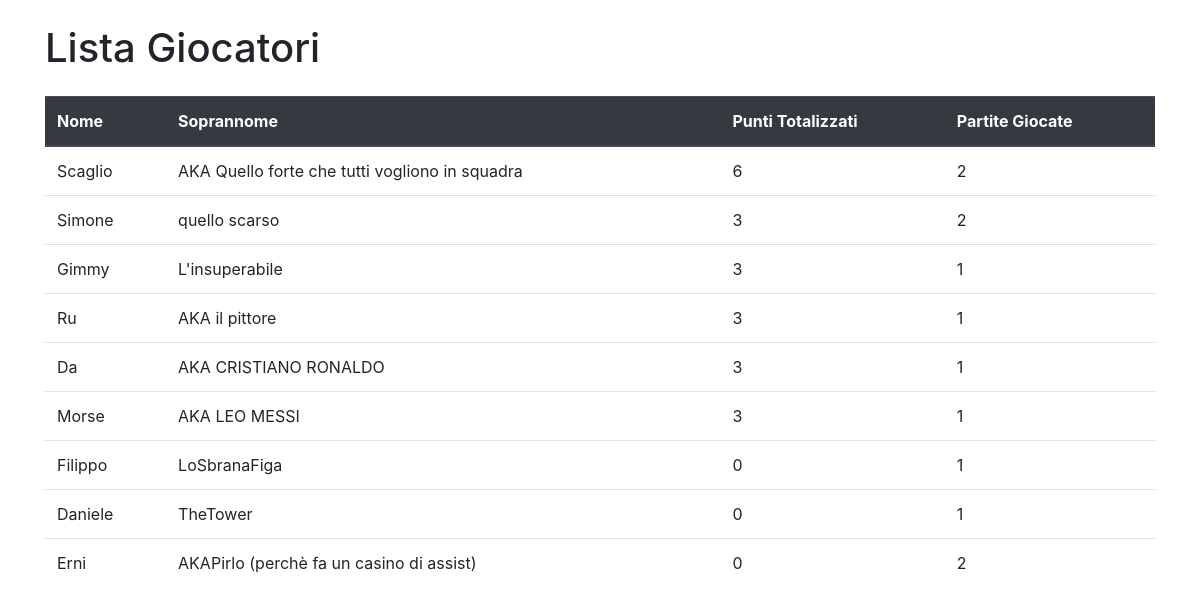
The page / on the database its author committed.
### calcetto/models.py (models this page shows, shortened)
class Giocatore(models.Model):
    nome = models.CharField(max_length=50)
    soprannome = models.CharField(max_length=50)
    punti_totalizzati = models.IntegerField(default=0)
    partite_giocate = models.IntegerField(default=0)

### calcetto/views.py (the view)
# urls.py: path('', views.lista_giocatori, name='lista_giocatori'),
def lista_giocatori(request):
    giocatori = Giocatore.objects.order_by('-punti_totalizzati')
    context = {'giocatori': giocatori}
    return render(request, 'lista_giocatori.html', context)

### calcetto/templates/lista_giocatori.html (shortened to what this page needs)
<!DOCTYPE html>
<html>
<head>
    <link rel="stylesheet" href="https://stackpath.bootstrapcdn.com/bootstrap/4.3.1/css/bootstrap.min.css">
</head>
<body>
    <div class="container">
        <h1 class="mt-4 mb-4">Lista Giocatori</h1>
        <table class="table">
            <thead class="thead-dark">
                <tr>
                    <th>Nome</th>
                    <th>Soprannome</th>
                    <th>Punti Totalizzati</th>
                    <th>Partite Giocate</th>
                </tr>
            </thead>
            <tbody>
                {% for giocatore in giocatori %}
                <tr>
                    <td>{{ giocatore.nome }}</td>
                    <td>{{ giocatore.soprannome }}</td>
                    <td>{{ giocatore.punti_totalizzati }}</td>
                    <td>{{ giocatore.partite_giocate }}</td>
                </tr>
                {% endfor %}
            </tbody>
        </table>
    </div>
</body>
</html>

### rows shown on the page
Giocatore: nome "Scaglio", soprannome "AKA Quello forte che tutti vogliono in squadra", punti_totalizzati "6", partite_giocate "2"
Giocatore: nome "Simone", soprannome "quello scarso", punti_totalizzati "3", partite_giocate "2"
Giocatore: nome "Gimmy", soprannome "L'insuperabile", punti_totalizzati "3", partite_giocate "1"
Giocatore: nome "Ru", soprannome "AKA il pittore", punti_totalizzati "3", partite_giocate "1"
Giocatore: nome "Da", soprannome "AKA CRISTIANO RONALDO", punti_totalizzati "3", partite_giocate "1"
Giocatore: nome "Morse", soprannome "AKA LEO MESSI", punti_totalizzati "3", partite_giocate "1"
Giocatore: nome "Filippo", soprannome "LoSbranaFiga", punti_totalizzati "0", partite_giocate "1"
Giocatore: nome "Daniele", soprannome "TheTower", punti_totalizzati "0", partite_giocate "1"
Giocatore: nome "Erni", soprannome "AKAPirlo (perchè fa un casino di assist)", punti_totalizzati "0", partite_giocate "2"
